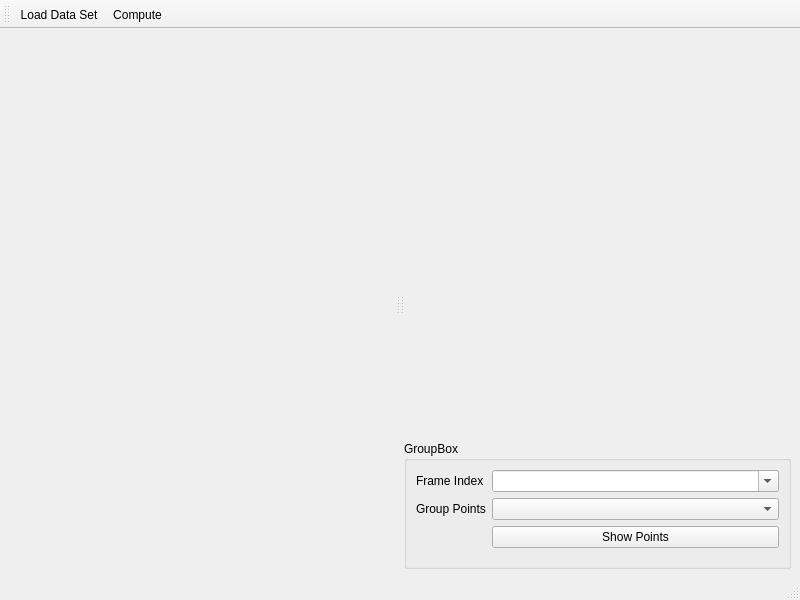
<?xml version="1.0" encoding="UTF-8"?>
<ui version="4.0">
 <class>ToolWindowFusedLineExtractor</class>
 <widget class="QMainWindow" name="ToolWindowFusedLineExtractor">
  <property name="geometry">
   <rect>
    <x>0</x>
    <y>0</y>
    <width>800</width>
    <height>600</height>
   </rect>
  </property>
  <property name="windowTitle">
   <string>FusedLineExtractor</string>
  </property>
  <widget class="QWidget" name="centralwidget">
   <layout class="QVBoxLayout" name="verticalLayout_3">
    <item>
     <widget class="QSplitter" name="splitter">
      <property name="orientation">
       <enum>Qt::Horizontal</enum>
      </property>
      <widget class="QWidget" name="verticalLayoutWidget_2">
       <layout class="QVBoxLayout" name="verticalLayout_2">
        <item>
         <widget class="ImageViewer" name="widgetImageGaussian" native="true">
          <property name="minimumSize">
           <size>
            <width>200</width>
            <height>0</height>
           </size>
          </property>
         </widget>
        </item>
        <item>
         <widget class="ImageViewer" name="widgetImageGradient" native="true">
          <property name="minimumSize">
           <size>
            <width>200</width>
            <height>0</height>
           </size>
          </property>
         </widget>
        </item>
        <item>
         <widget class="ImageViewer" name="widgetImageAnchor" native="true"/>
        </item>
       </layout>
      </widget>
      <widget class="QWidget" name="horizontalLayoutWidget">
       <layout class="QHBoxLayout" name="horizontalLayoutCenter"/>
      </widget>
      <widget class="QWidget" name="verticalLayoutWidget">
       <layout class="QVBoxLayout" name="verticalLayout">
        <item>
         <widget class="ImageViewer" name="widgetImage" native="true">
          <property name="minimumSize">
           <size>
            <width>200</width>
            <height>0</height>
           </size>
          </property>
         </widget>
        </item>
        <item>
         <widget class="ImageViewer" name="widgetImageAngle" native="true"/>
        </item>
        <item>
         <widget class="ImageViewer" name="widgetImageRadius" native="true"/>
        </item>
        <item>
         <widget class="QGroupBox" name="groupBox">
          <property name="title">
           <string>GroupBox</string>
          </property>
          <layout class="QFormLayout" name="formLayout">
           <item row="0" column="0">
            <widget class="QLabel" name="label">
             <property name="text">
              <string>Frame Index</string>
             </property>
            </widget>
           </item>
           <item row="0" column="1">
            <widget class="QComboBox" name="comboBoxFrame">
             <property name="editable">
              <bool>true</bool>
             </property>
            </widget>
           </item>
           <item row="1" column="0">
            <widget class="QLabel" name="label_2">
             <property name="text">
              <string>Group Points</string>
             </property>
            </widget>
           </item>
           <item row="1" column="1">
            <widget class="QComboBox" name="comboBoxGroupPoints"/>
           </item>
           <item row="2" column="1">
            <widget class="QPushButton" name="pushButtonShowPoints">
             <property name="text">
              <string>Show Points</string>
             </property>
            </widget>
           </item>
           <item row="2" column="0">
            <widget class="QLabel" name="label_3">
             <property name="text">
              <string/>
             </property>
            </widget>
           </item>
          </layout>
         </widget>
        </item>
       </layout>
      </widget>
     </widget>
    </item>
   </layout>
  </widget>
  <widget class="QMenuBar" name="menubar">
   <property name="geometry">
    <rect>
     <x>0</x>
     <y>0</y>
     <width>800</width>
     <height>23</height>
    </rect>
   </property>
  </widget>
  <widget class="QStatusBar" name="statusbar"/>
  <widget class="QToolBar" name="toolBar">
   <property name="windowTitle">
    <string>toolBar</string>
   </property>
   <attribute name="toolBarArea">
    <enum>TopToolBarArea</enum>
   </attribute>
   <attribute name="toolBarBreak">
    <bool>false</bool>
   </attribute>
   <addaction name="actionLoad_Data_Set"/>
   <addaction name="actionCompute"/>
  </widget>
  <action name="actionLoad_Data_Set">
   <property name="text">
    <string>Load Data Set</string>
   </property>
  </action>
  <action name="actionCompute">
   <property name="text">
    <string>Compute</string>
   </property>
  </action>
 </widget>
 <customwidgets>
  <customwidget>
   <class>ImageViewer</class>
   <extends>QWidget</extends>
   <header>ui/ImageViewer.h</header>
   <container>1</container>
  </customwidget>
 </customwidgets>
 <resources/>
 <connections/>
</ui>
